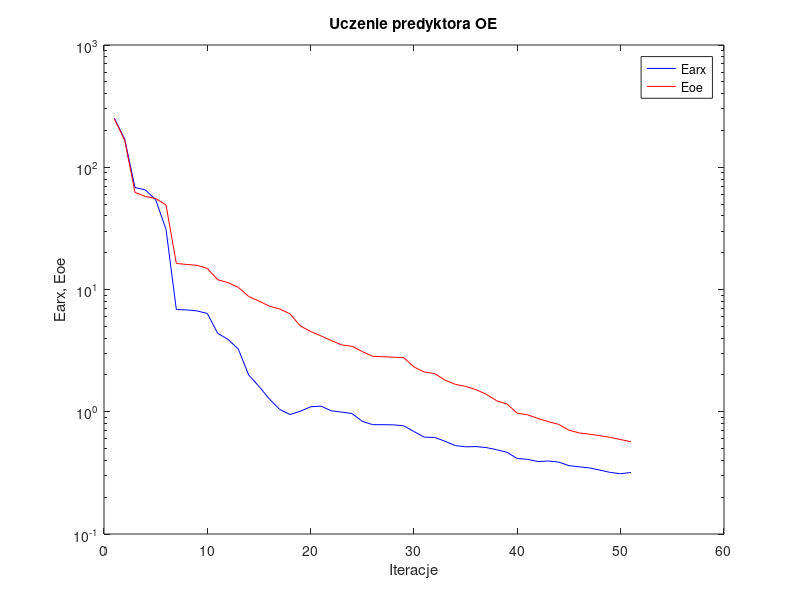
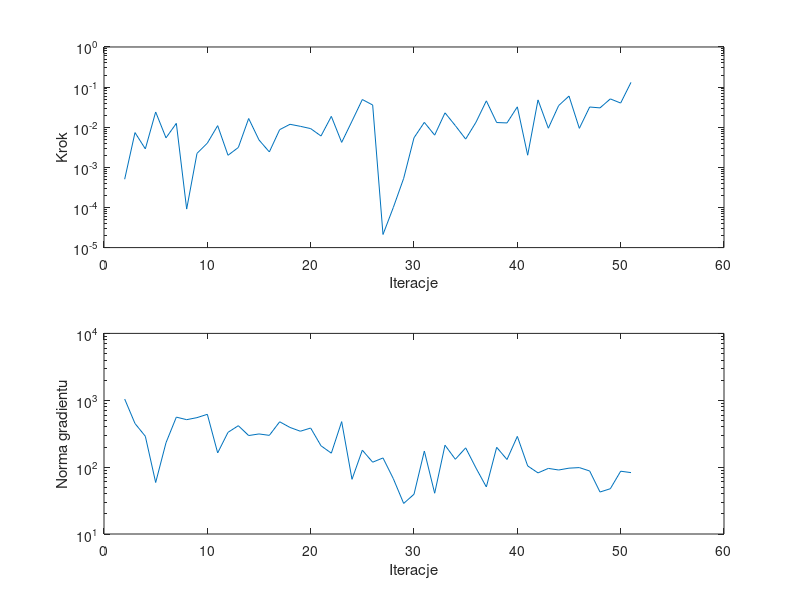

MATLAB code to generate these figures, in order:
%uczenie predyktora oe
clear all;
n=0; farx(n+1)=2.519508e+002; foe(n+1)=2.487635e+002; wspucz(n+1)=0.000000e+000; ng(n+1)=0.000000e+000;
%odnowa zmiennej metryki
n=1; farx(n+1)=1.701571e+002; foe(n+1)=1.664892e+002; krok(n+1)=5.053235e-004; ng(n+1)=1.044279e+003;
n=2; farx(n+1)=6.826316e+001; foe(n+1)=6.232343e+001; krok(n+1)=7.354218e-003; ng(n+1)=4.490135e+002;
n=3; farx(n+1)=6.526654e+001; foe(n+1)=5.768882e+001; krok(n+1)=2.885366e-003; ng(n+1)=2.893552e+002;
n=4; farx(n+1)=5.428098e+001; foe(n+1)=5.545239e+001; krok(n+1)=2.399905e-002; ng(n+1)=5.891212e+001;
n=5; farx(n+1)=3.106941e+001; foe(n+1)=4.917227e+001; krok(n+1)=5.433546e-003; ng(n+1)=2.316998e+002;
n=6; farx(n+1)=6.853194e+000; foe(n+1)=1.633064e+001; krok(n+1)=1.248857e-002; ng(n+1)=5.594863e+002;
n=7; farx(n+1)=6.811289e+000; foe(n+1)=1.602655e+001; krok(n+1)=9.119445e-005; ng(n+1)=5.126556e+002;
n=8; farx(n+1)=6.685132e+000; foe(n+1)=1.577173e+001; krok(n+1)=2.232322e-003; ng(n+1)=5.497545e+002;
n=9; farx(n+1)=6.365424e+000; foe(n+1)=1.486734e+001; krok(n+1)=4.014511e-003; ng(n+1)=6.166507e+002;
n=10; farx(n+1)=4.381948e+000; foe(n+1)=1.202558e+001; krok(n+1)=1.095618e-002; ng(n+1)=1.632511e+002;
n=11; farx(n+1)=3.911342e+000; foe(n+1)=1.138230e+001; krok(n+1)=1.998365e-003; ng(n+1)=3.313806e+002;
n=12; farx(n+1)=3.254319e+000; foe(n+1)=1.041816e+001; krok(n+1)=3.128460e-003; ng(n+1)=4.164270e+002;
n=13; farx(n+1)=1.999190e+000; foe(n+1)=8.772386e+000; krok(n+1)=1.650423e-002; ng(n+1)=2.967356e+002;
n=14; farx(n+1)=1.613593e+000; foe(n+1)=8.037443e+000; krok(n+1)=4.815473e-003; ng(n+1)=3.135872e+002;
n=15; farx(n+1)=1.271736e+000; foe(n+1)=7.308482e+000; krok(n+1)=2.420827e-003; ng(n+1)=2.985773e+002;
n=16; farx(n+1)=1.046158e+000; foe(n+1)=6.931893e+000; krok(n+1)=8.704305e-003; ng(n+1)=4.766747e+002;
n=17; farx(n+1)=9.486369e-001; foe(n+1)=6.323060e+000; krok(n+1)=1.183052e-002; ng(n+1)=3.921505e+002;
n=18; farx(n+1)=1.009741e+000; foe(n+1)=5.026503e+000; krok(n+1)=1.053841e-002; ng(n+1)=3.442509e+002;
n=19; farx(n+1)=1.098244e+000; foe(n+1)=4.536208e+000; krok(n+1)=9.240905e-003; ng(n+1)=3.842646e+002;
n=20; farx(n+1)=1.112289e+000; foe(n+1)=4.172404e+000; krok(n+1)=6.046212e-003; ng(n+1)=2.085651e+002;
n=21; farx(n+1)=1.017428e+000; foe(n+1)=3.819107e+000; krok(n+1)=1.865725e-002; ng(n+1)=1.617332e+002;
n=22; farx(n+1)=9.935555e-001; foe(n+1)=3.522543e+000; krok(n+1)=4.189449e-003; ng(n+1)=4.791846e+002;
n=23; farx(n+1)=9.668952e-001; foe(n+1)=3.428813e+000; krok(n+1)=1.417782e-002; ng(n+1)=6.573937e+001;
n=24; farx(n+1)=8.343150e-001; foe(n+1)=3.106724e+000; krok(n+1)=4.904612e-002; ng(n+1)=1.792953e+002;
n=25; farx(n+1)=7.842205e-001; foe(n+1)=2.842488e+000; krok(n+1)=3.579274e-002; ng(n+1)=1.185726e+002;
%odnowa zmiennej metryki
n=26; farx(n+1)=7.833934e-001; foe(n+1)=2.817366e+000; krok(n+1)=2.122479e-005; ng(n+1)=1.372117e+002;
n=27; farx(n+1)=7.814811e-001; foe(n+1)=2.793479e+000; krok(n+1)=1.003104e-004; ng(n+1)=6.714322e+001;
n=28; farx(n+1)=7.685054e-001; foe(n+1)=2.772358e+000; krok(n+1)=5.324041e-004; ng(n+1)=2.865719e+001;
n=29; farx(n+1)=6.889260e-001; foe(n+1)=2.323543e+000; krok(n+1)=5.457942e-003; ng(n+1)=3.930788e+001;
n=30; farx(n+1)=6.195502e-001; foe(n+1)=2.113581e+000; krok(n+1)=1.321323e-002; ng(n+1)=1.741997e+002;
n=31; farx(n+1)=6.173063e-001; foe(n+1)=2.053142e+000; krok(n+1)=6.349841e-003; ng(n+1)=4.072270e+001;
n=32; farx(n+1)=5.735245e-001; foe(n+1)=1.814164e+000; krok(n+1)=2.284436e-002; ng(n+1)=2.128346e+002;
n=33; farx(n+1)=5.289211e-001; foe(n+1)=1.675712e+000; krok(n+1)=1.097075e-002; ng(n+1)=1.311156e+002;
n=34; farx(n+1)=5.166604e-001; foe(n+1)=1.611037e+000; krok(n+1)=5.060913e-003; ng(n+1)=1.941847e+002;
n=35; farx(n+1)=5.190580e-001; foe(n+1)=1.516899e+000; krok(n+1)=1.333847e-002; ng(n+1)=9.687045e+001;
n=36; farx(n+1)=5.092156e-001; foe(n+1)=1.388665e+000; krok(n+1)=4.545636e-002; ng(n+1)=5.053805e+001;
n=37; farx(n+1)=4.890403e-001; foe(n+1)=1.230709e+000; krok(n+1)=1.308935e-002; ng(n+1)=1.979358e+002;
n=38; farx(n+1)=4.658530e-001; foe(n+1)=1.155993e+000; krok(n+1)=1.279818e-002; ng(n+1)=1.299915e+002;
n=39; farx(n+1)=4.140522e-001; foe(n+1)=9.727766e-001; krok(n+1)=3.221469e-002; ng(n+1)=2.881434e+002;
n=40; farx(n+1)=4.080207e-001; foe(n+1)=9.444039e-001; krok(n+1)=2.007255e-003; ng(n+1)=1.043199e+002;
n=41; farx(n+1)=3.916179e-001; foe(n+1)=8.804360e-001; krok(n+1)=4.799811e-002; ng(n+1)=8.197805e+001;
n=42; farx(n+1)=3.954669e-001; foe(n+1)=8.297410e-001; krok(n+1)=9.447410e-003; ng(n+1)=9.576488e+001;
n=43; farx(n+1)=3.876942e-001; foe(n+1)=7.880265e-001; krok(n+1)=3.467713e-002; ng(n+1)=9.059395e+001;
n=44; farx(n+1)=3.622909e-001; foe(n+1)=7.058159e-001; krok(n+1)=5.983917e-002; ng(n+1)=9.653639e+001;
n=45; farx(n+1)=3.543889e-001; foe(n+1)=6.713647e-001; krok(n+1)=9.375382e-003; ng(n+1)=9.842042e+001;
n=46; farx(n+1)=3.469095e-001; foe(n+1)=6.551944e-001; krok(n+1)=3.192003e-002; ng(n+1)=8.755654e+001;
n=47; farx(n+1)=3.331866e-001; foe(n+1)=6.367801e-001; krok(n+1)=3.034189e-002; ng(n+1)=4.244589e+001;
n=48; farx(n+1)=3.187886e-001; foe(n+1)=6.163384e-001; krok(n+1)=5.082412e-002; ng(n+1)=4.754313e+001;
n=49; farx(n+1)=3.114167e-001; foe(n+1)=5.922539e-001; krok(n+1)=4.002904e-002; ng(n+1)=8.688594e+001;
n=50; farx(n+1)=3.184775e-001; foe(n+1)=5.687446e-001; krok(n+1)=1.312394e-001; ng(n+1)=8.281046e+001;

figure; semilogy(farx,'b'); hold on; semilogy(foe,'r'); xlabel('Iteracje'); ylabel('Earx, Eoe'); legend('Earx','Eoe'); title('Uczenie predyktora OE');
figure; subplot(2,1,1); semilogy(krok); xlabel('Iteracje'); ylabel('Krok');
subplot(2,1,2); semilogy(ng); xlabel('Iteracje'); ylabel('Norma gradientu');
Earx=farx(n+1)
Eoe=foe(n+1)
